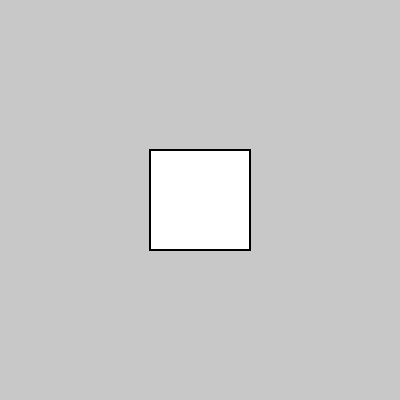
Frame 1 (no input)
Frame 60 (no input): identical to frame 1, image omitted
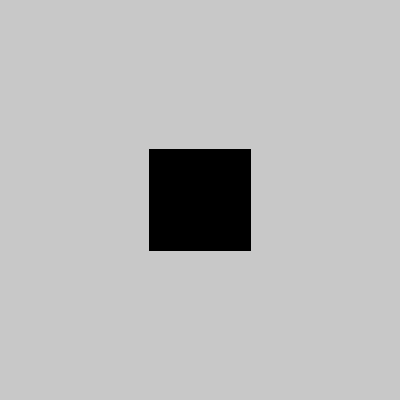
Frame 120 (the mouse pressed at the canvas centre since frame 60)

The p5.js sketch that drew these frames (run headless with seeded random() and noise() and a simulated clock; from frame 60 on, the mouse is pressed at the canvas centre):

// p5.js sketch
// ── sketch.js
let isBlack = false;     
let size = 100;          

function setup() {
  createCanvas(400, 400);
  rectMode(CENTER);
}

function draw() {
  background(200);   
  stroke(0);
  strokeWeight(2);

  let inside = 
    mouseX > width/2  - size/2 &&
    mouseX < width/2  + size/2 &&
    mouseY > height/2 - size/2 &&
    mouseY < height/2 + size/2;

  if (inside && mouseIsPressed) {
    fill(0);              //black
  } else if (inside) {
    fill(255, 238, 0);    //yellow
  } else {
    fill(255);            //white
  }

  rect(width/2, height/2, size, size);
}
